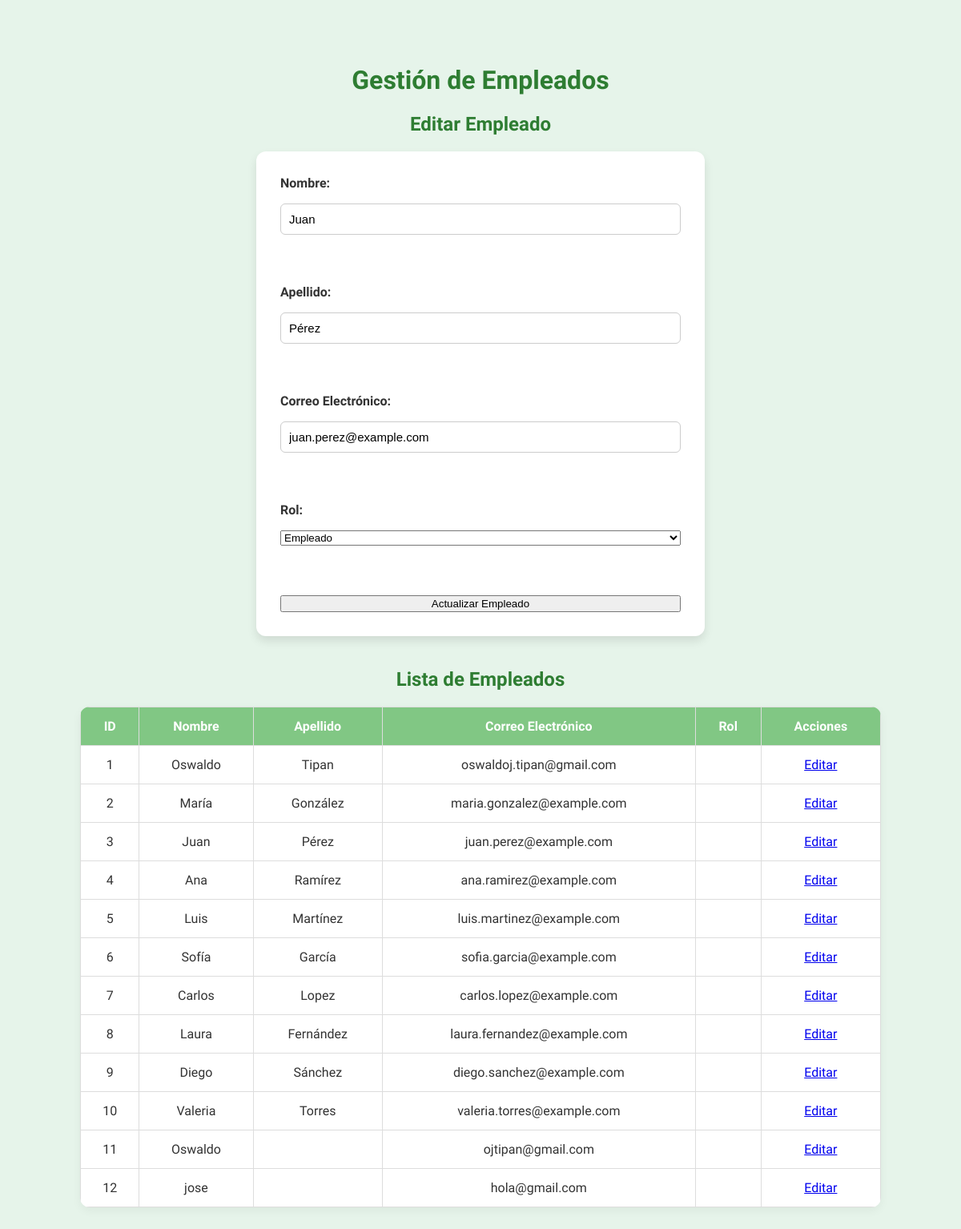
The page /pages/editUser.php?idUser=3 on the database its author committed.
### tables this page shows
CREATE TABLE `user` (
  `idUser` int(11) NOT NULL,
  `firstName` varchar(50) DEFAULT NULL,
  `lastName` varchar(50) DEFAULT NULL,
  `email` varchar(100) DEFAULT NULL,
  `password` varchar(255) DEFAULT NULL
);

### pages/editUser.php (the view, shortened to what this page needs)
<?php
include_once "../server/conexion.php";
$sql = "SELECT * FROM `user`";
$result = $conn->query($sql);
$editUser = isset($_GET['idUser']) ? $_GET['idUser'] : null;
if ($editUser) {
    $editQuery = "SELECT * FROM `user` WHERE `idUser` = $editUser";
    $editResult = $conn->query($editQuery);
    $userData = $editResult->fetch_assoc();
}
?>
<!DOCTYPE html>
<html lang="es">
<head>
    <link rel="stylesheet" href="../assests/css/editUserStyle.css">
</head>
<body>
    <div class="container">
    <h1>Gestión de Empleados</h1>
    <h2><?php echo $editUser ? 'Editar' : 'Agregar'; ?> Empleado</h2>
    <form id="employeeForm" method="POST" action="../server/<?php echo $editUser ? 'updateUser.php' : 'addUser.php'; ?>">
        <label for="firstName">Nombre:</label>
        <input type="text" id="firstName" name="firstName" value="<?php echo $editUser ? $userData['firstName'] : ''; ?>" required><br><br>
        <label for="lastName">Apellido:</label>
        <input type="text" id="lastName" name="lastName" value="<?php echo $editUser ? $userData['lastName'] : ''; ?>" required><br><br>
        <label for="email">Correo Electrónico:</label>
        <input type="email" id="email" name="email" value="<?php echo $editUser ? $userData['email'] : ''; ?>" required><br><br>
        <label for="role">Rol:</label>
        <select id="role" name="role" required>
            <option value="Empleado" <?php echo $editUser && $userData['role'] == 'Empleado' ? 'selected' : ''; ?>>Empleado</option>
        </select><br><br>
        <button type="submit"><?php echo $editUser ? 'Actualizar' : 'Agregar'; ?> Empleado</button>
    </form>
    <h2>Lista de Empleados</h2>
    <table id="employeeList">
        <thead>
            <tr>
                <th>ID</th>
                <th>Nombre</th>
                <th>Apellido</th>
                <th>Correo Electrónico</th>
                <th>Rol</th>
                <th>Acciones</th>
            </tr>
        </thead>
        <tbody>
            <?php while ($row = $result->fetch_assoc()): ?>
                <tr>
                    <td><?php echo $row['idUser']; ?></td>
                    <td><?php echo $row['firstName']; ?></td>
                    <td><?php echo $row['lastName']; ?></td>
                    <td><?php echo $row['email']; ?></td>
                    <td><?php echo $row['role']; ?></td>
                    <td>
                        <a href="editUser.php?idUser=<?php echo $row['idUser']; ?>">Editar</a>
                    </td>
                </tr>
            <?php endwhile; ?>
        </tbody>
    </table>
    </div>
</body>
</html>

### assests/css/editUserStyle.css (style rules this page uses)
body { margin: 0; padding: 0; font-family: 'Didact Gothic', sans-serif; background-color: #e6f4ea; color: #333; }
.container { max-width: 1000px; margin: 40px auto; padding: 20px; }
h1, h2 { text-align: center; color: #2e7d32; }
form#employeeForm { background-color: #fff; padding: 30px; border-radius: 12px; box-shadow: 0 6px 12px rgba(0, 0, 0, 0.1); max-width: 500px; margin: auto; margin-bottom: 40px; display: flex; flex-direction: column; gap: 12px; }
label { font-weight: bold; margin-bottom: 4px; }
input[type="text"], input[type="email"] { padding: 10px; border: 1px solid #ccc; border-radius: 6px; font-size: 15px; }
#employeeList { width: 100%; border-collapse: collapse; background-color: #fff; box-shadow: 0 4px 12px rgba(0, 0, 0, 0.05); border-radius: 12px; overflow: hidden; }
#employeeList th, #employeeList td { padding: 14px; border: 1px solid #ddd; text-align: center; }
#employeeList th { background-color: #81c784; color: white; }

### rows shown on the page
user: firstName "Juan", lastName "Pérez", email "juan.perez@example.com", idUser "3"
user: idUser "1", firstName "Oswaldo", lastName "Tipan", email "oswaldoj.tipan@gmail.com"
user: idUser "2", firstName "María", lastName "González", email "maria.gonzalez@example.com"
user: idUser "4", firstName "Ana", lastName "Ramírez", email "ana.ramirez@example.com"
user: idUser "5", firstName "Luis", lastName "Martínez", email "luis.martinez@example.com"
user: idUser "6", firstName "Sofía", lastName "García", email "sofia.garcia@example.com"
user: idUser "7", firstName "Carlos", lastName "Lopez", email "carlos.lopez@example.com"
user: idUser "8", firstName "Laura", lastName "Fernández", email "laura.fernandez@example.com"
user: idUser "9", firstName "Diego", lastName "Sánchez", email "diego.sanchez@example.com"
user: idUser "10", firstName "Valeria", lastName "Torres", email "valeria.torres@example.com"
user: idUser "11", firstName "Oswaldo", email "ojtipan@gmail.com"
user: idUser "12", firstName "jose", email "hola@gmail.com"
